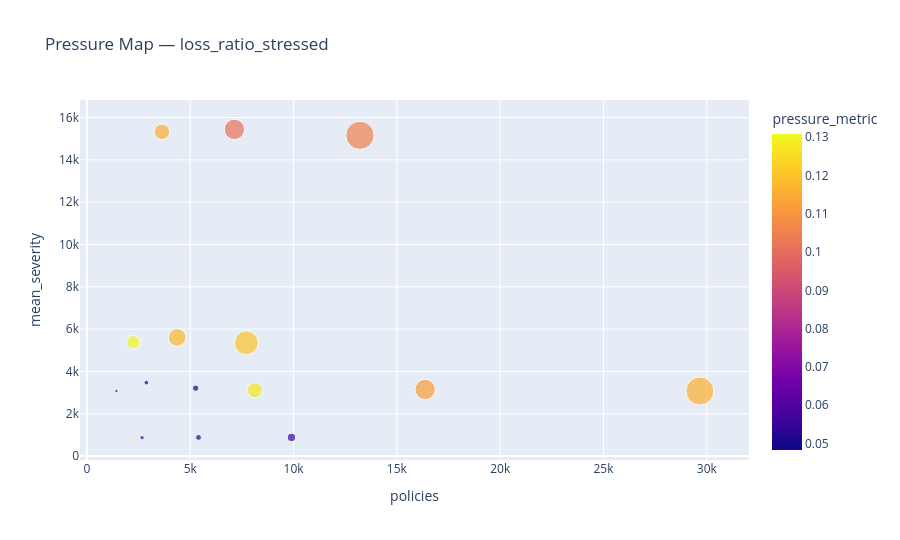

Notebook code for this chart:
### Markdown cell above
## Pressure Diagnostics

If actual premium is available, this is a stressed loss-ratio view.
If not, it becomes a relative pressure indicator.

### Code cell
fig = px.scatter(
    segment,
    x="policies",
    y="mean_severity",
    size="stressed_loss",
    color="pressure_metric",
    hover_data=[product_col, channel_col, "loss_share"],
    title=f"Pressure Map — {pressure_label}"
)
fig.update_layout(height=540)
fig.show()

### Figure 1 — Plotly figure (JSON) as saved in the notebook; plotly's stock layout.template omitted (floating-point values rounded to 4 significant figures)
{"data": [{"customdata": [["home", "broker", 0.1932], ["motor", "broker", 0.1891], ["health", "broker", 0.1364], ["motor", "direct", 0.1005], ["home", "direct", 0.1001], ["health", "direct", 0.07611], ["home", "aggregator", 0.05803], ["motor", "aggregator", 0.05673], ["health", "aggregator", 0.04328], ["warranty", "broker", 0.01612], ["gap", "broker", 0.00956], ["warranty", "direct", 0.008271], ["gap", "direct", 0.005313], ["warranty", "aggregator", 0.004631], ["gap", "aggregator", 0.002693]], "hovertemplate": "policies=%{x}<br>mean_severity=%{y}<br>stressed_loss=%{marker.size}<br>product_type=%{customdata[0]}<br>channel=%{customdata[1]}<br>loss_share=%{customdata[2]}<br>pressure_metric=%{marker.color}<extra></extra>", "legendgroup": "", "marker": {"color": [0.1056, 0.1164, 0.1199, 0.1121, 0.1012, 0.1176, 0.1162, 0.1278, 0.1308, 0.05512, 0.04832, 0.05191, 0.04866, 0.0588, 0.05032], "coloraxis": "coloraxis", "size": [19030000.0, 18620000.0, 13440000.0, 9895000.0, 9857000.0, 7497000.0, 5716000.0, 5588000.0, 4262000.0, 1588000.0, 941600.0, 814600.0, 523300.0, 456100.0, 265300.0], "sizemode": "area", "sizeref": 47570.0, "symbol": "circle"}, "mode": "markers", "name": "", "orientation": "v", "showlegend": false, "type": "scatter", "x": [13213, 29666, 7713, 16368, 7137, 4365, 3628, 8124, 2244, 9902, 5263, 5400, 2877, 2670, 1430], "xaxis": "x", "y": [15160.0, 3076.0, 5354.0, 3148.0, 15440.0, 5608.0, 15330.0, 3110.0, 5384.0, 881.1, 3209.0, 881.3, 3469.0, 867.6, 3073.0], "yaxis": "y"}], "layout": {"coloraxis": {"colorbar": {"title": {"text": "pressure_metric"}}, "colorscale": [[0, "#0d0887"], [0.1111, "#46039f"], [0.2222, "#7201a8"], [0.3333, "#9c179e"], [0.4444, "#bd3786"], [0.5556, "#d8576b"], [0.6667, "#ed7953"], [0.7778, "#fb9f3a"], [0.8889, "#fdca26"], [1, "#f0f921"]]}, "height": 540, "legend": {"itemsizing": "constant", "tracegroupgap": 0}, "title": {"text": "Pressure Map — loss_ratio_stressed"}, "xaxis": {"anchor": "y", "domain": [0, 1], "title": {"text": "policies"}}, "yaxis": {"anchor": "x", "domain": [0, 1], "title": {"text": "mean_severity"}}}}
